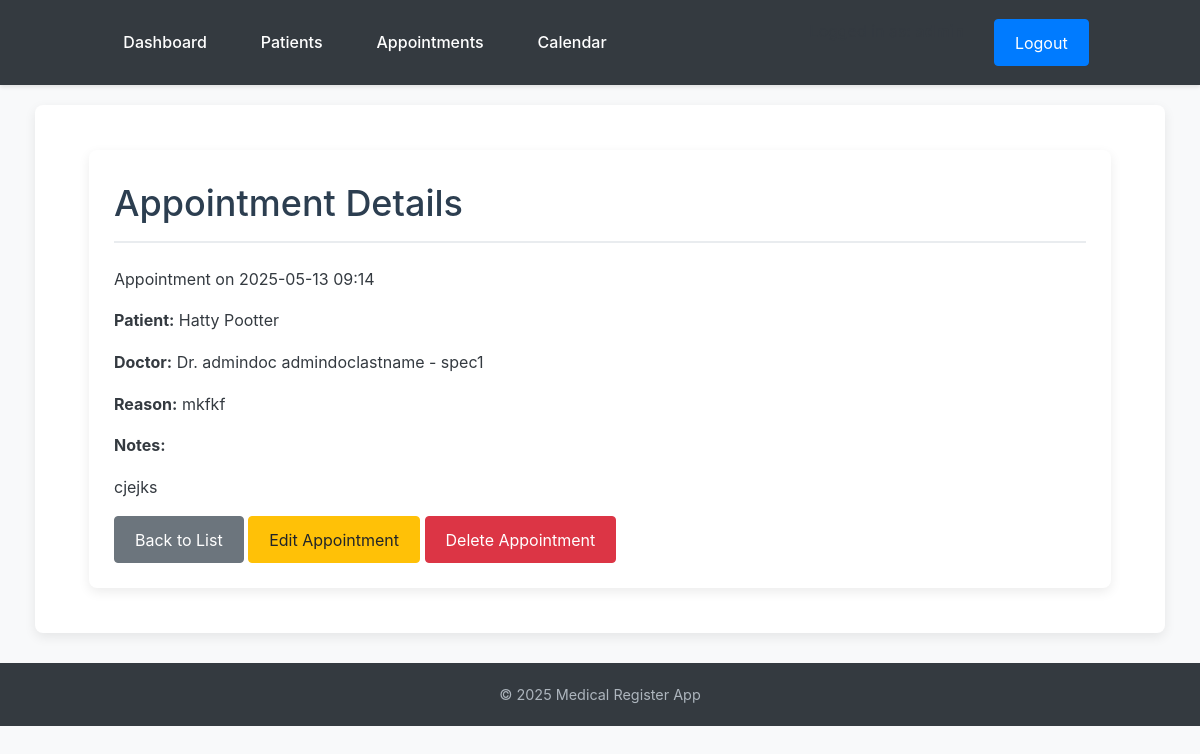
The page /appointments/2/ (signed in) on the database its author committed.
### kummapp/models.py (models this page shows, shortened)
class Appointment(models.Model):
    patient = models.ForeignKey(Patient, on_delete=models.CASCADE)
    doctor = models.ForeignKey(Doctor, on_delete=models.CASCADE)
    appointment_date = models.DateTimeField()
    reason = models.TextField()
    notes = models.TextField(blank=True, null=True)

class Patient(models.Model):
    user = models.OneToOneField(User, on_delete=models.CASCADE, null=True, blank=True)
    first_name = models.CharField(max_length=100)
    last_name = models.CharField(max_length=100)
    date_of_birth = models.DateField()
    address = models.CharField(max_length=200)
    phone_number = models.CharField(max_length=15)
    email = models.EmailField(max_length=100, unique=True)
    def __str__(self):
        return f"{self.first_name} {self.last_name}"

class Doctor(models.Model):
    user = models.OneToOneField(User, on_delete=models.CASCADE)
    first_name = models.CharField(max_length=100)
    last_name = models.CharField(max_length=100)
    specialization = models.CharField(max_length=100)
    phone_number = models.CharField(max_length=15)
    email = models.EmailField(max_length=100, unique=True)
    def __str__(self):
        return f"Dr. {self.first_name} {self.last_name} - {self.specialization}"

### kummapp/views.py (the view)
# urls.py: path('appointments/<int:appointment_id>/', views.view_appointment, name='view_appointment'),
@login_required
def view_appointment(request, appointment_id):
    appointment = get_object_or_404(Appointment, id=appointment_id)
    return render(request, 'kummapp/view_appointment.html', {'appointment': appointment})

### kummapp/templates/kummapp/view_appointment.html (shortened to what this page needs)
{% extends 'kummapp/layout.html' %}
{% block content %}
<div class="container">
    <h1>Appointment Details</h1>
    <div class="card">
        <div class="card-header">
            Appointment on {{ appointment.appointment_date|date:"Y-m-d H:i" }}
        </div>
        <div class="card-body">
            <p><strong>Patient:</strong> {{ appointment.patient }}</p>
            <p><strong>Doctor:</strong> {{ appointment.doctor }}</p>
            <p><strong>Reason:</strong> {{ appointment.reason }}</p>
            <p><strong>Notes:</strong></p>
            <p>{{ appointment.notes|linebreaksbr }}</p>
        </div>
        <div class="card-footer">
            <a href="{% url 'appointment_list' %}" class="btn btn-secondary">Back to List</a>
            <a href="{% url 'edit_appointment' appointment.id %}" class="btn btn-warning">Edit Appointment</a>
            <a href="{% url 'delete_appointment' appointment.id %}" class="btn btn-danger">Delete Appointment</a>
        </div>
    </div>
</div>
{% endblock %}

### kummapp/static/kummapp/style.css (style rules this page uses)
body { font-family: -apple-system, BlinkMacSystemFont, "Segoe UI", Roboto, "Helvetica Neue", Arial, sans-serif; margin: 0; background-color: #f8f9fa; color: #343a40; line-height: 1.6; }
.container { width: 90%; max-width: 1200px; margin: 20px auto; background-color: #ffffff; padding: 25px; border-radius: 8px; box-shadow: 0 4px 12px rgba(0, 0, 0, 0.08); }
h1, h2, h3, h4, h5, h6 { color: #2c3e50; margin-top: 0; margin-bottom: 0.75rem; font-weight: 500; }
h1 { font-size: 2.25rem; border-bottom: 2px solid #e9ecef; padding-bottom: 0.5rem; margin-bottom: 1.5rem; }
p { margin-bottom: 1rem; }
a { color: #007bff; text-decoration: none; transition: color 0.2s ease-in-out; }
.btn, button[type="submit"] { display: inline-block; font-weight: 400; color: #ffffff; text-align: center; vertical-align: middle; cursor: pointer; background-color: #007bff; border: 1px solid #007bff; padding: 0.65rem 1.25rem; font-size: 1rem; line-height: 1.5; border-radius: 0.25rem; transition: color 0.15s ease-in-out, background-color 0.15s ease-in-out, border-color 0.15s ease-in-out, box-shadow 0.15s ease-in-out; text-decoration: none; }
.btn-secondary { background-color: #6c757d; border-color: #6c757d; }
.btn-danger { background-color: #dc3545; border-color: #dc3545; }
.btn-warning { background-color: #ffc107; border-color: #ffc107; color: #212529; }

### rows shown on the page
Appointment: appointment_date "2025-05-13 09:14", patient "Hatty Pootter", doctor "Dr. admindoc admindoclastname - spec1", reason "mkfkf", notes "cjejks"
